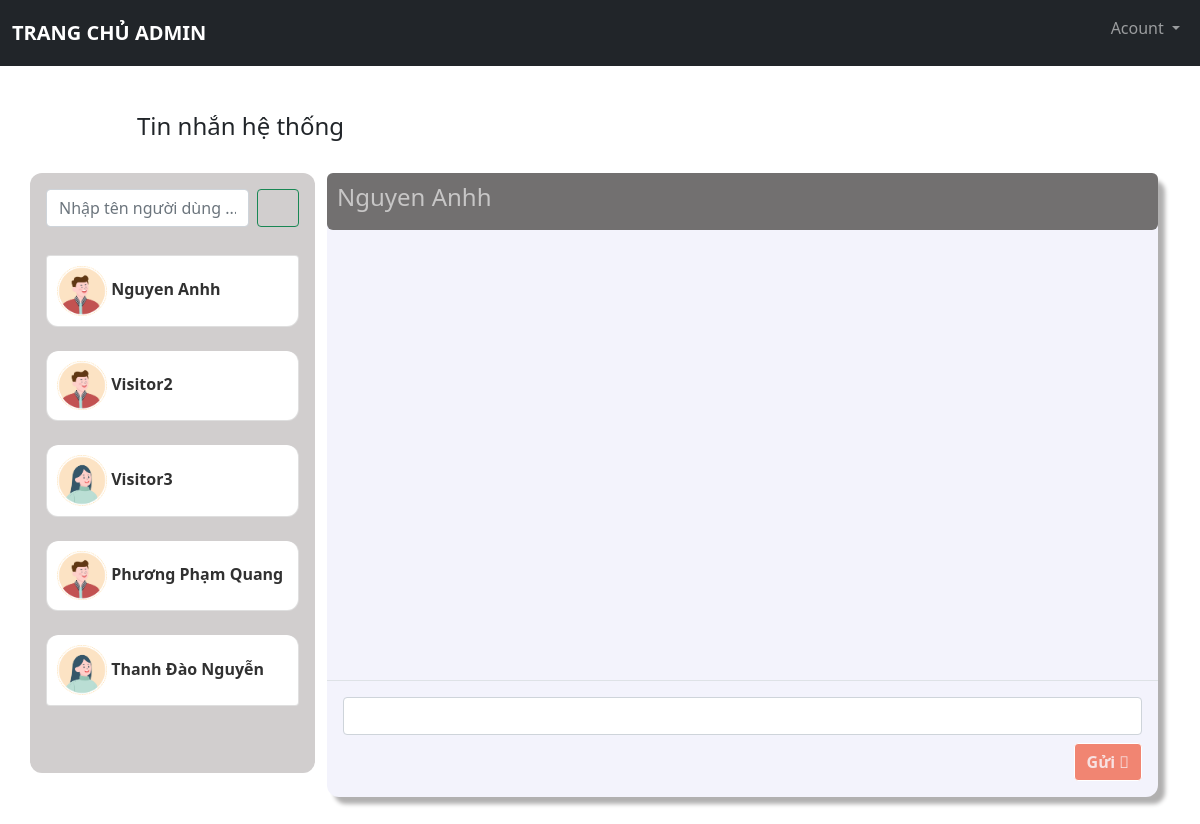
The page /src/admin/tinnhan.php (signed in) on the database its author committed.
### tables this page shows
CREATE TABLE `tb_nguoidung` (
  `id_nguoidung` int(10) UNSIGNED NOT NULL,
  `tennguoidung` varchar(100) NOT NULL,
  `sodienthoai` varchar(13) NOT NULL,
  `ngaysinh` date NOT NULL,
  `diachi` varchar(255) NOT NULL,
  `email` varchar(255) NOT NULL,
  `id_taikhoan` int(10) UNSIGNED NOT NULL,
  `anhdaidien` varchar(255) NOT NULL,
  `gioitinh` tinyint(1) NOT NULL
);

### src/admin/tinnhan.php (the view, shortened to what this page needs)
<?php
    include './menu_footer/menu.php';
    include '../config/config.php';
?>
    <div class="container">
        <div class="row mt-5 mb-4">
            <div class="img avt col-1">
            </div>
            <div class="col-8">
                <h4>Tin nhắn hệ thống</h4>
            </div>
        </div>
        <div class="row tinnhan_box mb-5">
            <div class="col-lg-3 col-md-3 col-sm-2 banbe_user p-3">
                <div class="row">
                    <div class="col d-flex mb-1">
                        <input type="text" class="form-control me-2" id="txtnguoidung_tinnhan" placeholder="Nhập tên người dùng ....">
                        <button class="btn btn-outline-success" type="submit" name = "timkiem" id="timkiemnguoidung" ><i class="far fa-search"></i></button>
                    </div>
                </div>
                <ul class="list-group">
                    <?php
                        $sql_user = "SELECT * FROM tb_nguoidung WHERE id_nguoidung !='1'";
                        $result_user = mysqli_query($conn,$sql_user);
                        if(mysqli_num_rows($result_user)>0){
                            while($row = mysqli_fetch_assoc($result_user)){
                                ?>
                                    <li class="mt-4 list-group-item" >
                                        <a href="?tinnhan_to=<?php echo $row['id_nguoidung'] ?>">
                                        <?php
                                            $gioitinh = $row['gioitinh'];
                                            if($gioitinh == '0'){
                                                echo '<img src="http://localhost/BTL_QuanLiThongTinCaNhan/src/user/image_user/avatar_female.png" >';
                                            }else{
                                                echo '<img src="http://localhost/BTL_QuanLiThongTinCaNhan/src/user/image_user/avatar_male.png">';
                                            }
                                        ?>
                                        <?php echo $row['tennguoidung'] ?>
                                        </a>
                                    </li>
                                <?php
                                }
                            }
                    ?>
                </ul>
            </div>
            <div class="col-lg-9 col-md-9 col-sm-10">
                <div class="khungchat_tong">
                    <div class="khungchat">
                        <div class="Tenuser">
                            <h4>
                                <?php
                                    if(isset($_GET['tinnhan_to'])){
                                        $id_nguoidung = $_GET['tinnhan_to'];
                                        $sql_to= "SELECT * FROM tb_nguoidung WHERE id_nguoidung= '$id_nguoidung'";
                                        $result_to = mysqli_query($conn,$sql_to);
                                        if(mysqli_num_rows($result_to)>0){
                                            $row_to = mysqli_fetch_assoc($result_to);
                                                echo '<input type = "text" value = '.$id_nguoidung.' id = "tinnhan_to" hidden></input>';
                                                echo $row_to['tennguoidung'];
                                        }
                                    }else{
                                        $sql_to= "SELECT * FROM tb_nguoidung WHERE id_nguoidung !='1'";
                                        $result_to = mysqli_query($conn,$sql_to);
                                        if(mysqli_num_rows($result_to)){
                                            $row_to = mysqli_fetch_assoc($result_to);
                                            echo $row_to['tennguoidung'];
                                        }
                                    }
                                ?>
                            </h4>
                        </div>
                        <div class="modal-body" id="msBody">
                        </div>
                        <div class="modal-footer d-flex">
                            <input name="" id="noidung" class="form-control"></input>
                            <button id="guitinnhan" class="btn btn_guidi" type ="submit" style="height: 70%;"> Gửi <i class="fal fa-paper-plane"></i></button>
                        </div>
                    </div>
                </div>
            </div>
        </div>
    </div>
<?php
    include './menu_footer/footer.php';
?>

### src/admin/css/style.css (style rules this page uses)
:root { --offcanvas-width:270px; --topNavbarHeight: 56px; }
.banbe_user ul li { list-style: none; margin-top: 10px; background-color: rgb(255, 255, 255); padding: 10px; border-radius: 12px; word-wrap:break-word; }
.banbe_user ul li img { max-width: 50px; }
.banbe_user ul li a { text-decoration: none; color: rgb(49, 49, 49); font-weight: 700; }
.banbe_user { height: 600px; background-color: #d1cece; overflow-y: scroll; border-radius: 12px; }
.modal-body { height: 450px; overflow-y:scroll; overflow-x:hidden; }
.khungchat { background-color: rgb(243, 243, 252); border-radius: 12px; box-shadow: 7px 7px 4px rgb(177, 176, 176); }
.Tenuser { border-radius: 6px; padding: 10px; background-color: rgb(114, 112, 112); color: rgb(199, 198, 198); }
.btn_guidi { border: 1px solid white; font-weight: 700; color: rgb(247, 226, 226); background-color: rgb(241, 133, 114); }

### rows shown on the page
tb_nguoidung: gioitinh 1 (drawn), tennguoidung "Nguyen Anhh"
tb_nguoidung: gioitinh 1 (drawn), tennguoidung "Visitor2"
tb_nguoidung: gioitinh 0 (drawn), tennguoidung "Visitor3"
tb_nguoidung: gioitinh 1 (drawn), tennguoidung "Phương Phạm Quang"
tb_nguoidung: gioitinh 0 (drawn), tennguoidung "Thanh Đào Nguyễn"
